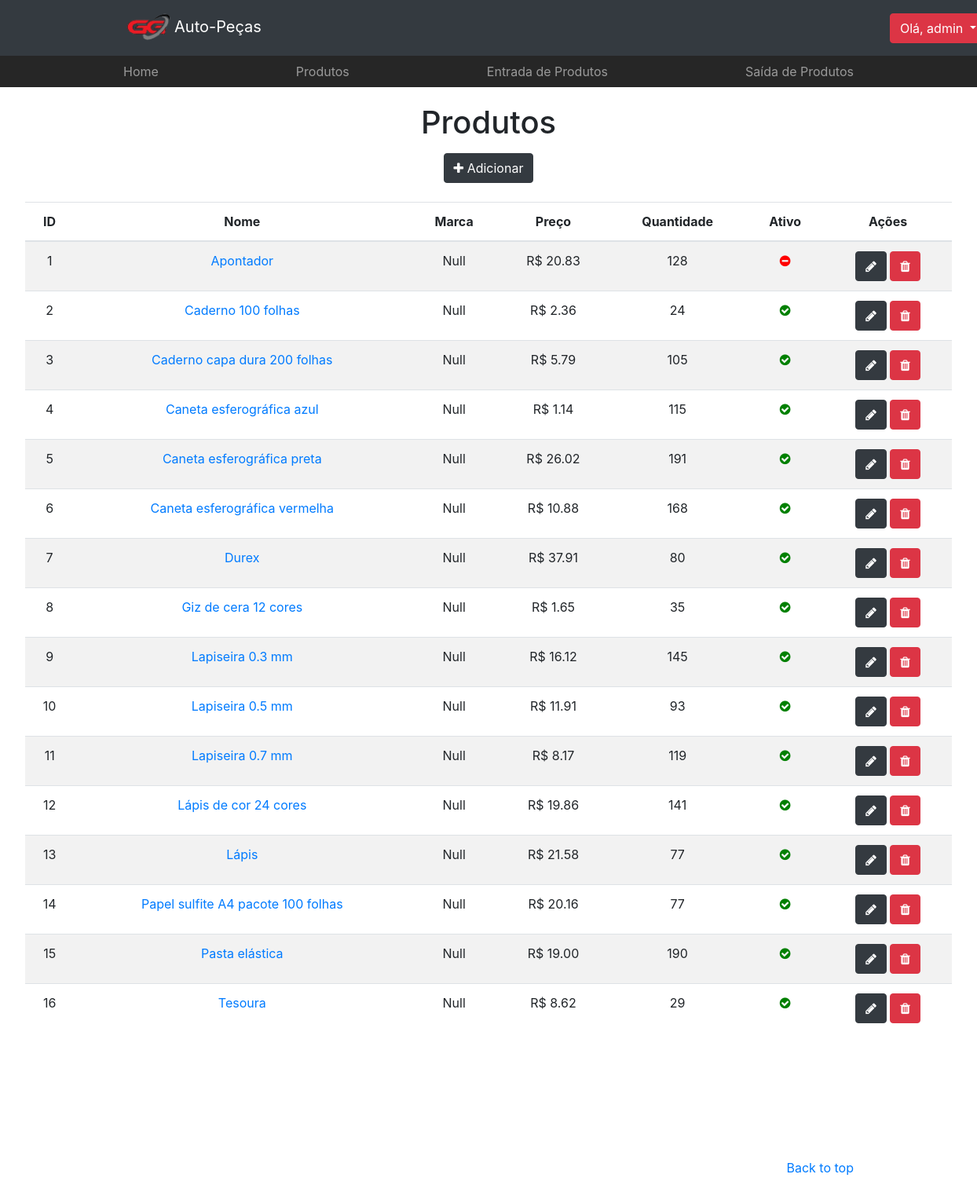
The app's page /products/ (signed in), older data.
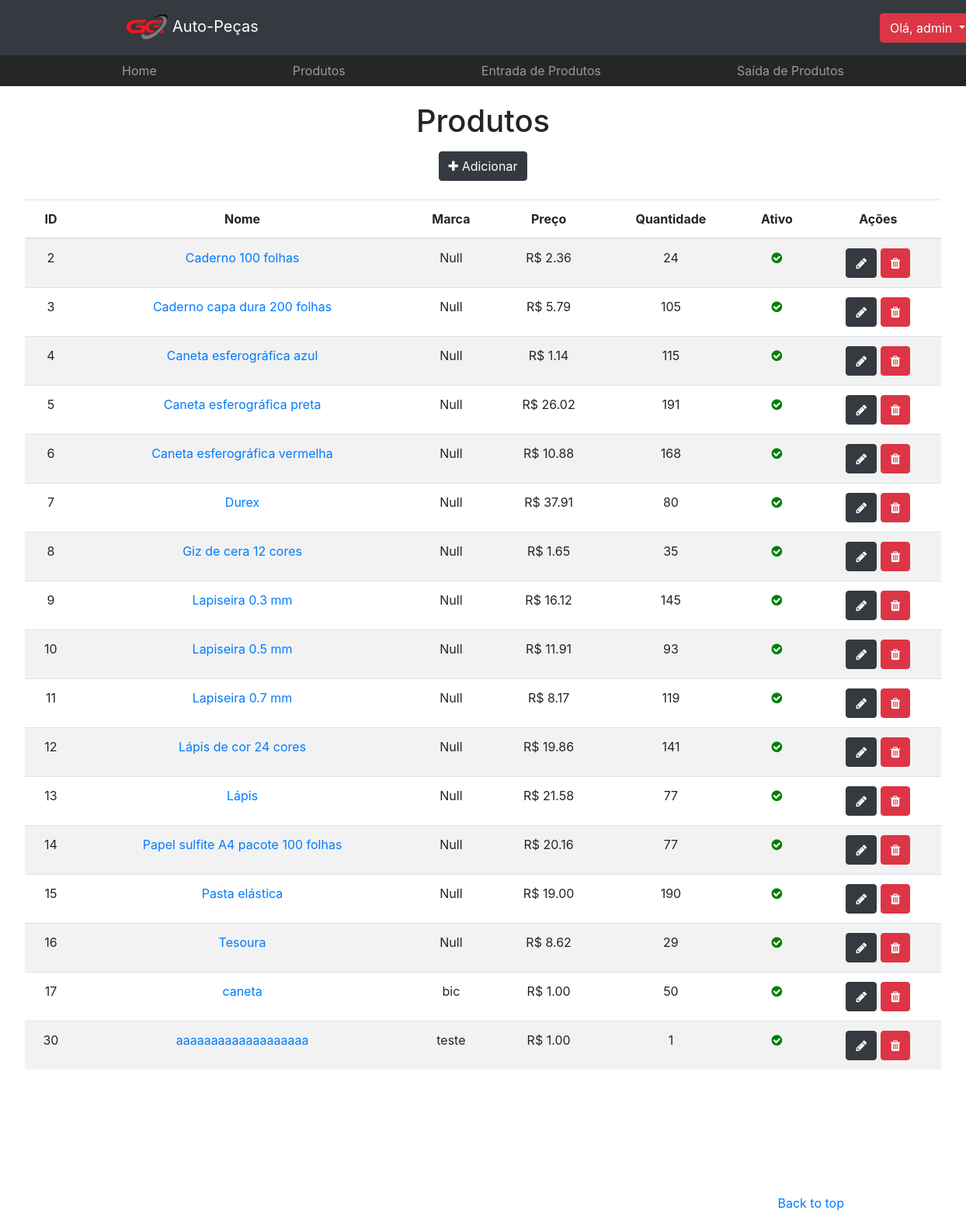
The same page, newer data.
### app/models.py (models this page shows, shortened)
class Produto(models.Model):
    nome = models.CharField(max_length=100)
    codigo = models.IntegerField(default=None)
    marca = models.CharField(max_length=100, default=None)
    quantidade = models.IntegerField()
    preco = models.DecimalField(max_digits=100, decimal_places= 2, default=None)
    ativo = models.BooleanField(default=True)
    class Meta:
        db_table = 'produto'

### app/views.py (the view)
# urls.py: path('products/', views.produto_list, name='products'),
@login_required(login_url='/login')
def produto_list(request):
    objects = Produto.objects.all()
    context = {'object_list': objects}
    return render (request, 'app/produto_list.html', context)

### app/templates/app/produto_list.html (shortened to what this page needs)
<!DOCTYPE html>
<html>
<head>
    {% load static %}
    <link rel="stylesheet" type="text/css" href="{% static 'app/css/bootstrap/bootstrap.min.css' %}">
    <link rel="stylesheet" type="text/css" href="{% static 'app/css/produto.css' %}">
    <link rel="stylesheet" href="https://cdnjs.cloudflare.com/ajax/libs/font-awesome/4.7.0/css/font-awesome.min.css">
</head>
<body>
    <header>
        <nav class="navbar navbar-expand-lg navbar-dark bg-dark">
            <div class="container">
              <a class="navbar-brand" href="{% url 'home' %}"><img src="{% static 'app/img/icn.png' %}" alt="some text" width=65 height=45>Auto-Peças</a>
                <div class="collapse navbar-collapse" id="navbarsExample07">
                  {% if user.is_authenticated %}
                  <div class="dropdown">
                      <a class="btn btn-danger dropdown-toggle" href="#" role="button" id="dropdownMenuLink" data-toggle="dropdown" aria-haspopup="true" aria-expanded="false"> Olá, {{ user.username}}
                      </a>
                  </div>
                  {% endif %}
                </div>
            </div>
        </nav>
        <nav class="site-header">
            <div class="container d-flex flex-column flex-md-row justify-content-between">
                <a class="py-2 d-none d-md-inline-block" href="{% url 'home' %}">Home</a>
                <a class="py-2 d-none d-md-inline-block" href="{% url 'products' %}">Produtos</a>
                <a class="py-2 d-none d-md-inline-block" href="{% url 'estoque_entrada' %}">Entrada de Produtos</a>
                <a class="py-2 d-none d-md-inline-block" href="#">Saída de Produtos</a>
            </div>
        </nav>
    </header>
  <body>
    <main role="main">
        <section class="jumbotron text-center">
          <div class="page-header">
            <h1>Produtos</h1>
            <span class=""><a href="{% url 'produto_register' %}"><button type="button" class="btn btn-dark"><span class="fa fa-plus"></span> Adicionar</button></a></span>
          </div>
          <div><br></div>
            <div class="">
                {% if object_list %}
                <table class="table table-striped">
                    <thead>
                      <tr>
                        <th>ID</th>
                        <th>Nome</th>
                        <th>Marca</th>
                        <th>Preço</th>
                        <th class="text-center">Quantidade</th>
                        <th>Ativo</th>
                        <th>Ações</th>
                      </tr>
                    </thead>
                    <tbody>
                      {% for object in object_list %}
                        <tr>
                          <td>{{ object.id }}</td>
                          <td><a href="{% url 'produto' object.id %}">{{ object.nome }}</a></td>
                          <td>{{ object.marca }}</td>
                          <td>R$ {{ object.preco }}</span></td>
                          <td class="text-center">{{ object.quantidade }}</td>
                          <td>
                            {% if object.ativo %}
                              <i class="fa fa-check-circle ok"></i>
                            {% else %}
                              <i class="fa fa-minus-circle no"></i>
                            {% endif %}
                          </td>
                          <td><span class=""><a href="/products/register/?id={{ object.id }}"><button type="button" class="btn btn-dark"><span class="fa fa-pencil"></span></button></a></span>
                            <span class=""><a href="/products/delete/{{ object.id }}"><button type="button" class="btn btn-danger"><span class="fa fa-trash"></span></button></a></span></td>
                        </tr>
                      {% endfor %}
                    </tbody>
                  </table>
                {% else %}
                  <p class="alert alert-warning">Sem itens na lista.</p>
                {% endif %}
            </div>
        </section>
    </main>
    <footer class="text-muted">
        <div class="container">
            <p class="float-right">
                <a href="#">Back to top</a>
            </p>
        </div>
    </footer>
  </body>
</html

### app/static/app/css/produto.css (style rules this page uses)
.navbar-brand { display: inline-block; padding-top: .3125rem; margin-right: 50rem; font-size: 1.25rem; line-height: inherit; white-space: nowrap; }
.container { max-width: 960px; }
.site-header { background-color: rgba(0, 0, 0, .85); -webkit-backdrop-filter: saturate(180%) blur(20px); backdrop-filter: saturate(180%) blur(20px); }
.site-header a { color: #999; transition: ease-in-out color .15s; }
.jumbotron { padding-top: 3rem; padding-bottom: 3rem; margin-bottom: 0; background-color: #fff; }
@media (min-width: 768px) { .jumbotron { padding-top: 6rem; padding-bottom: 6rem; } }
.jumbotron h1 { font-size: 2.5rem; margin-top: -75px; margin-bottom: 15px; }
footer { padding-top: 3rem; padding-bottom: 3rem; }
footer p { margin-bottom: .25rem; }
.ok { color:green; }

Row changes from the older to the newer data that the page shows:
removed Produto: id "1", nome "Apontador", marca "Null", preco "20.83", quantidade "128", ativo False (drawn)
added Produto: id "17", nome "caneta", marca "bic", preco "1.00", quantidade "50", ativo True (drawn)
added Produto: id "30", nome "aaaaaaaaaaaaaaaaaaa", marca "teste", preco "1.00", quantidade "1", ativo True (drawn)
